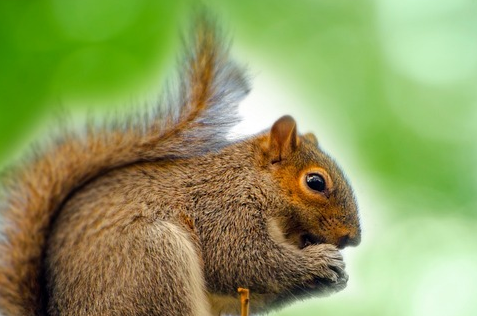
#> input picture lab1-hybrid-image/gui/res/squirrel1.png, 477 x 316 px, found by its file name
$ python fft_20230326165355.py
#> lines starting #> are read from the running program, lines starting #| are printed output that depends on the picture
import cv2
import numpy as np
from matplotlib import pyplot as plt

pairs = [
    ('res/squirrel1.png', 'res/bunny1.png'),
    ('res/cat.jpg', 'res/dog.jpg'),
    ('res/donkey1.png', 'res/zebra1.png'),
]
pair_idx = 0

ksize1, sigma1, ksize2, sigma2 = 39, 11, 21, 5
d1, d2 = 10, 10


def hybrid_image(img1, img2, d1, d2):
    # convert to float32
    img1 = img1.astype(np.float32)
    img2 = img2.astype(np.float32)

    img1_low = cv2.GaussianBlur(img1, (ksize1, ksize1), sigma1)
    img2_low = cv2.GaussianBlur(img2, (ksize2, ksize2), sigma2)
    img2_high = cv2.subtract(img2, img2_low)

    cv2.imshow('img1_low', img1_low)
    cv2.imshow('img2_high', img2_low)


if __name__ == '__main__':
    img1 = cv2.imread(pairs[pair_idx][0], 0)    # read as grayscale
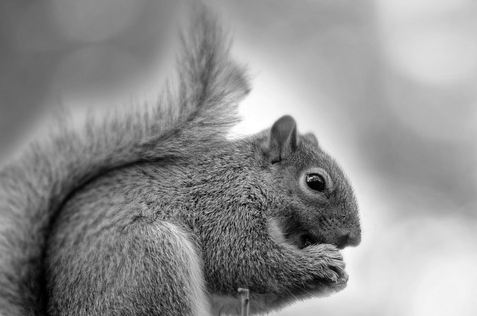
#> img1: shape (316, 477); min 0, max 255, mean 143.5
    img2 = cv2.imread(pairs[pair_idx][1], 0)
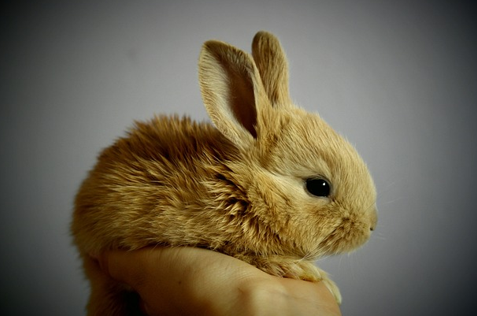
#> input picture lab1-hybrid-image/gui/res/bunny1.png, 477 x 316 px, found by its file name
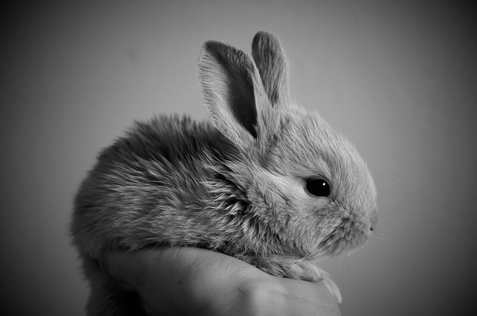
#> img2: shape (316, 477); min 0, max 235, mean 97.6

    hybrid_image(img1, img2, d1 / 100, d2 / 100)
#> in hybrid_image, `img1_low = cv2.GaussianBlur(img1, (ksize1, ksize1), sigma1)`:
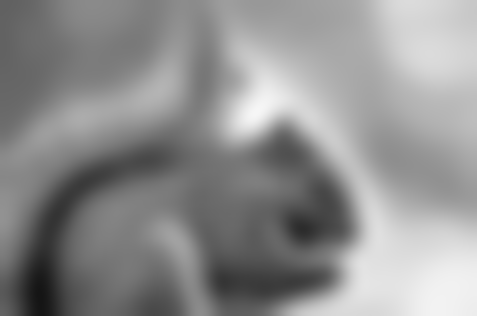
#> img1_low: shape (316, 477) float32; min 21.09, max 246.9, mean 143.5
#> in hybrid_image, `img2_low = cv2.GaussianBlur(img2, (ksize2, ksize2), sigma2)`:
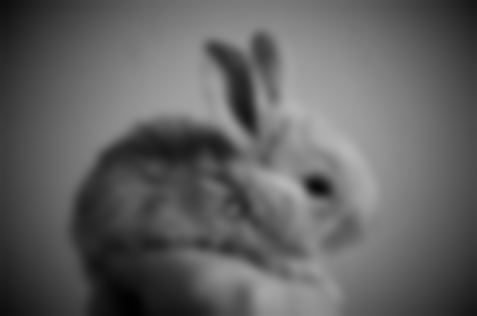
#> img2_low: shape (316, 477) float32; min 1.6, max 183.3, mean 97.6
#> in hybrid_image, `img2_high = cv2.subtract(img2, img2_low)`:
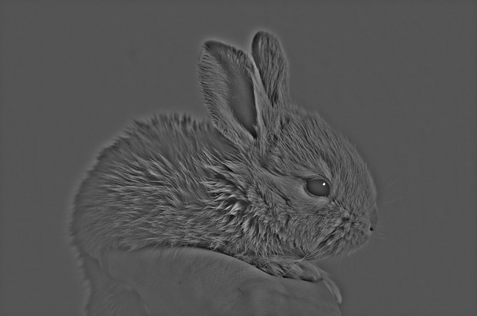
#> img2_high: shape (316, 477) float32; min -98.05, max 198.7, mean 0; drawn with min black and max white
    cv2.waitKey(0)

    # [16 lines of commented-out code are left out]
